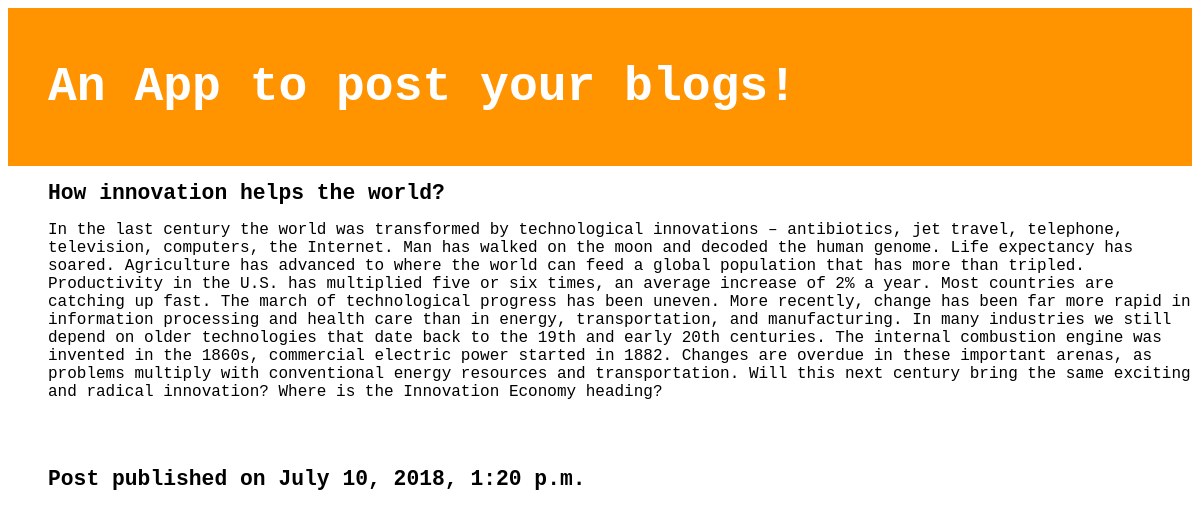
The page /posts/16 on the database its author committed.
### blogpost/models.py (models this page shows, shortened)
class Post(models.Model):
    title = models.CharField(max_length=70)
    text = models.TextField()
    published_date = models.DateTimeField(default=timezone.now)
    author =  models.ForeignKey(Author, null =True, on_delete=models.CASCADE)

### blogpost/views.py (the view)
# urls.py: path('<int:pk>', post_detail, name ='post_detail' ),
def post_detail(request,pk):
    post = get_object_or_404(Post,pk=pk)
    return render(request, 'post_detail.html',{'post':post})

### blogpost/templates/post_detail.html (shortened to what this page needs)
{% load staticfiles %}
<!DOCTYPE html>
<html lang="en">
<head>
    <link rel="stylesheet" href="{% static 'css/blogpost.css' %}">
</head>
<body>
<div class="page-header"
     <div class="top-menu">
         <h1><a href="{% url 'list_posts' %}">An App to post your blogs! </a></h1>
    </div>
<div class="content container">
<div class="row">
    <div class="col-md-8">
        <div class="post">
                <div class="courier">
                 <h1>{{ post.title }}</h1>
                <p> {{ post.text}}</p>
                <br>                 <br>
                </div>
                <div class="courier">
                <h1> Post published on {{ post.published_date}}</h1>
                </div>
        </div>
    </div>
</div>
</div>
</body>
</html>

### blogpost/static/css/blogpost.css (style rules this page uses)
.page-header { background-color: #ff9400; margin-top: 0; padding: 20px 20px 20px 40px; }
.page-header h1, .page-header h1 a, .page-header h1 a:visited, .page-header h1 a:active { color: #ffffff; font-size: 36pt; text-decoration: none; }
.content { margin-left: 40px; }
.courier { font-family: 'Courier'; font-size: 12pt; }
h1 { font-family: 'Courier'; font-size: 16pt; }
.post { margin-bottom: 70px; font:'Arial' }

### rows shown on the page
Post: title "How innovation helps the world?", text "In the last century the world was transformed by technological innovations – antibiotics, jet travel, telephone, television, computers, the Internet. Man has walked on the moon and decoded the human genome. Life expectancy has soared. Agriculture has advanced to where the world can feed a global population that has more than tripled. Productivity in the U.S. has multiplied five or six times, an average increase of 2% a year. Most countries are catching up fast. The march of technological progress has been uneven. More recently, change has been far more rapid in information processing and health care than in energy, transportation, and manufacturing. In many industries we still depend on…", published_date "July 10, 2018, 1:20 p.m."
